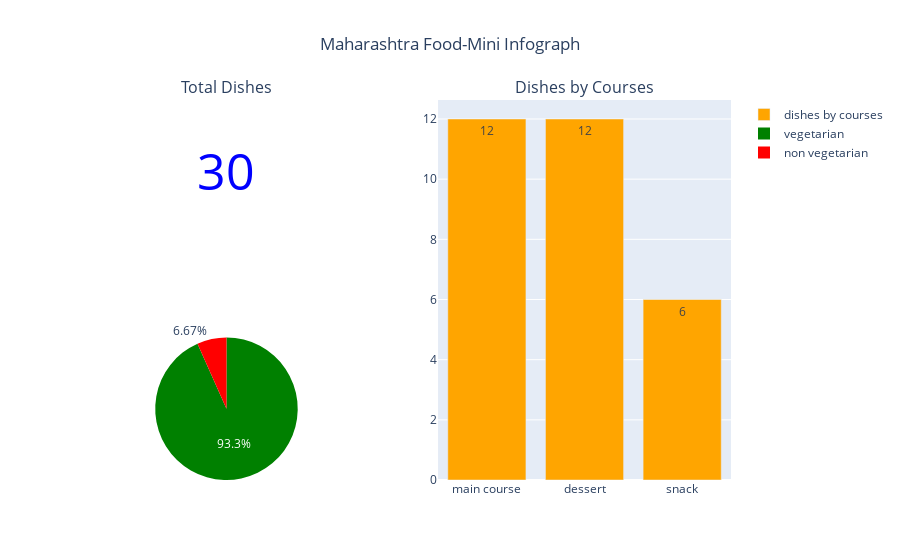

The notebook cell this image was saved under:
### Markdown cell above
### Maharashtra Food - Mini Infograph <a class="anchor" id="section_1_2_9"></a>

### Code cell
mah_df = df[df['state']=='Maharashtra']

total_dishes = mah_df.shape[0]

course_df = mah_df['course'].value_counts().reset_index()
course_df.columns = ['course','num']

diet_df = mah_df['diet'].value_counts().reset_index()
diet_df.columns = ['diet','num']

fig = make_subplots(
    rows=2, cols=2,subplot_titles=('Total Dishes','Dishes by Courses','', ''),
    specs=[[{'type': 'indicator'},{'type': 'bar','rowspan': 2} ],
          [ {'type': 'pie'} , {'type': 'pie'}]])

fig.add_trace(go.Indicator(
    mode = 'number',
    value = int(total_dishes),
    number={'font':{'color': 'blue','size':50}},
),row=1, col=1)


fig.add_trace(go.Bar(
    x=course_df['course'],y=course_df['num'],
    marker={'color': 'orange'},  
    text=course_df['num'],
    name='dishes by courses',
    textposition ='auto'),row=1, col=2)

fig.add_trace(go.Pie(labels=diet_df['diet'], 
                     values=diet_df['num'],textinfo='percent',
                    marker= dict(colors=['green','red'])),row=2, col=1)


fig.update_layout(
    title_text='Maharashtra Food-Mini Infograph',template='plotly',
    title_x=0.5)

fig.show()

### Figure 1 — Plotly figure (JSON) as saved in the notebook; plotly's stock layout.template omitted (floating-point values rounded to 4 significant figures)
{"data": [{"domain": {"x": [0, 0.45], "y": [0.625, 1]}, "mode": "number", "number": {"font": {"color": "blue", "size": 50}}, "type": "indicator", "value": 30}, {"marker": {"color": "orange"}, "name": "dishes by courses", "text": [12, 12, 6], "textposition": "auto", "type": "bar", "x": ["main course", "dessert", "snack"], "xaxis": "x", "y": [12, 12, 6], "yaxis": "y"}, {"domain": {"x": [0, 0.45], "y": [0, 0.375]}, "labels": ["vegetarian", "non vegetarian"], "marker": {"colors": ["green", "red"]}, "textinfo": "percent", "type": "pie", "values": [28, 2]}], "layout": {"annotations": [{"font": {"size": 16}, "showarrow": false, "text": "Total Dishes", "x": 0.225, "xanchor": "center", "xref": "paper", "y": 1, "yanchor": "bottom", "yref": "paper"}, {"font": {"size": 16}, "showarrow": false, "text": "Dishes by Courses", "x": 0.775, "xanchor": "center", "xref": "paper", "y": 1, "yanchor": "bottom", "yref": "paper"}], "autosize": true, "title": {"text": "Maharashtra Food-Mini Infograph", "x": 0.5}, "xaxis": {"anchor": "y", "autorange": true, "domain": [0.55, 1], "range": [-0.5, 2.5], "type": "category"}, "yaxis": {"anchor": "x", "autorange": true, "domain": [0, 1], "range": [0, 12.63], "type": "linear"}}}
